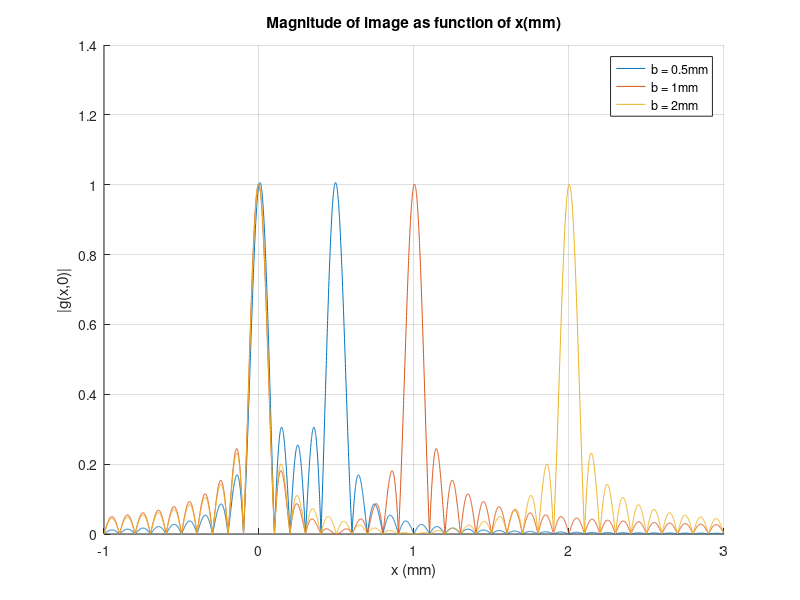
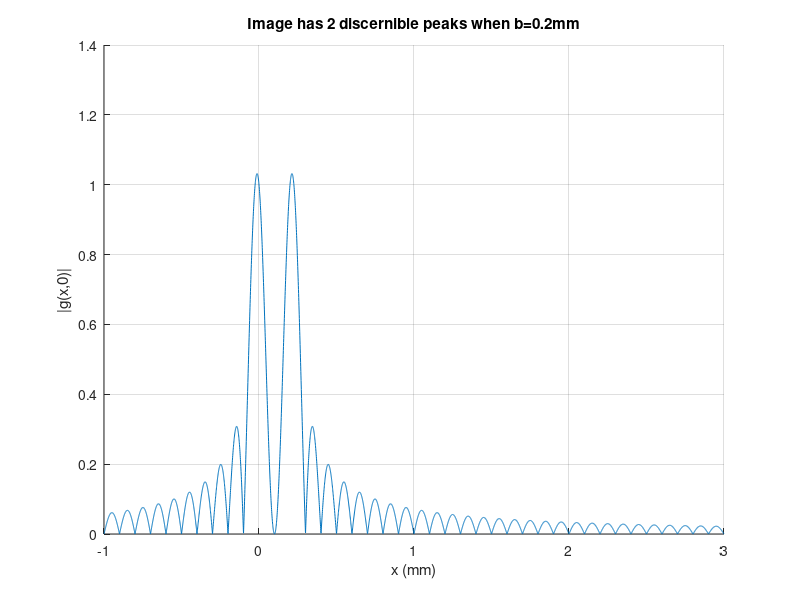

These figures' MATLAB source, in order:
clear all

b1 = 0.5E-3
b2 = 1E-3
b3 = 2E-3
bmin = 0.14E-3      %Becomes singular here. 
bminfull = 0.20E-3

xplot = linspace(-1E-3, 3E-3, 5000)

y = @(x, b)abs((sin(10000*pi*x)/(10000*pi*x) + sin(10000*pi*(x-b))/(10000*pi*(x-b))));

for i=1:5000
    y1(1,i) = y(xplot(i), b1);
    y2(1,i) = y(xplot(i), b2);
    y3(1,i) = y(xplot(i), b3);
    ymin(1,i) = y(xplot(i), bmin);
    yminfull(1,i) = y(xplot(i), bminfull);
end

figure()
hold on
plot(xplot*1000, y1)
plot(xplot*1000, y2)
plot(xplot*1000, y3)
xlabel('x (mm)')
ylabel('|g(x,0)|')
title('Magnitude of image as function of x(mm)')
legend('b = 0.5mm', 'b = 1mm', 'b = 2mm')
grid on

figure(2)
hold on
%plot(xplot*1000, ymin)
plot(xplot*1000, yminfull)
xlabel('x (mm)')
ylabel('|g(x,0)|')
title('Image has 2 discernible peaks when b=0.2mm')
grid on
    